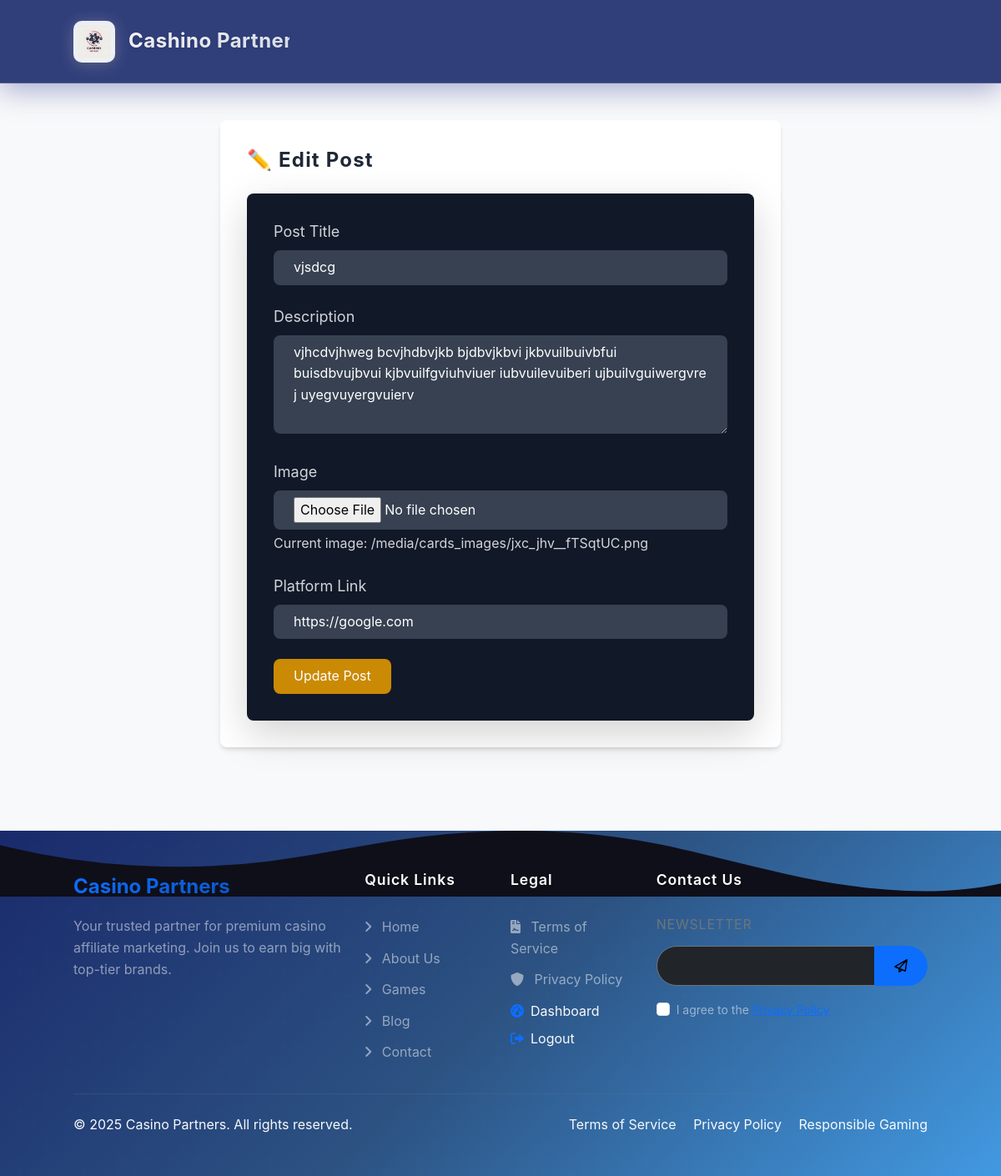
/post/7c4cb56eaa6e4df3a24744a76ba91258/edit/ (signed in), run on the app's committed database.
### Core/models.py (models this page shows, shortened)
class GameCards(models.Model):
    id = models.UUIDField(primary_key=True, default=uuid.uuid4, editable=False)
    created_at = models.DateTimeField(auto_now_add=True, db_index=True)
    updated_at = models.DateTimeField(auto_now=True)
    active = models.BooleanField(default=False, db_index=True)
    image = models.ImageField(upload_to='cards_images', blank=False)
    title = models.CharField(max_length=20, blank=False, db_index=True)
    description = models.CharField(max_length=200, blank=True)
    redirect_link = models.URLField(max_length=200, blank=True)
    created_by = models.ForeignKey(User, on_delete=models.SET_NULL, null=True, related_name='created_cards', db_index=True)
    approved_by = models.ForeignKey(User, on_delete=models.SET_NULL, null=True, related_name='approved_cards', db_index=True)
    approved_at = models.DateTimeField(null=True, blank=True, db_index=True)
    slug = models.SlugField(max_length=50, unique=True, blank=True)
    class Meta:
        permissions = [
            ('can_approve_card', 'Can approve game cards'),
            ('can_manage_cards', 'Can manage game cards'),
            ('can_view_card_stats', 'Can view card statistics'),
        ]
        ordering = ['-created_at']
        indexes = [
            models.Index(fields=['active', 'approved_at']),
            models.Index(fields=['created_by', 'created_at']),
            models.Index(fields=['approved_by', 'approved_at']),
        ]
        verbose_name = "Game Card"
        verbose_name_plural = "Game Cards"

### Core/views.py (the view)
    @login_required(login_url="/admin/login/")
    def _wrapped_view(request, *args, **kwargs):
        if request.user.is_superuser or request.user.is_staff:
            return view_func(request, *args, **kwargs)
        raise PermissionDenied

### Core/forms.py
class PostForm(forms.ModelForm):
    class Meta:
        model = GameCards
        fields = ['title', 'image', 'description', 'redirect_link']

### Core/views.py (called while the page is built)
def superuser_or_staff_required(view_func):
    @login_required(login_url="/admin/login/")
    def _wrapped_view(request, *args, **kwargs):
        if request.user.is_superuser or request.user.is_staff:
            return view_func(request, *args, **kwargs)
        raise PermissionDenied
    return _wrapped_view

@superuser_or_staff_required
def edit_post(request, pk):
    post = get_object_or_404(GameCards, pk=pk)
    form = PostForm(request.POST or None, request.FILES or None, instance=post)
    if request.method == 'POST':
        if form.is_valid():
            form.save()
            messages.success(request, 'Post updated successfully.')
            return redirect('posts')  # Adjust this to your actual post list view name
    return render(request, 'edit_post.html', {'form': form, 'post': post})

### casino/views.py (called while the page is built, shortened)
    def __call__(self, request):
        response = self.get_response(request)
        return response

### templates/edit_post.html (shortened to what this page needs)
{% extends 'base.html' %}
{% block content %}
<script src="https://cdn.tailwindcss.com"></script>
<div class="flex justify-center mt-10">
  <div class="w-full max-w-2xl bg-white shadow-md rounded-lg p-8">
    <h2 class="text-2xl font-bold text-gray-800 mb-6">✏️ Edit Post</h2>
    <form method="POST" enctype="multipart/form-data" class="bg-gray-900 p-8 rounded-lg shadow-lg">
      <div class="mb-4">
        <label for="title" class="text-gray-300 text-lg">Post Title</label>
        <input
          type="text"
          id="title"
          name="title"
          class="mt-2 w-full px-4 py-2 bg-gray-700 text-white rounded-lg"
          value="{{ post.title }}"
          required
        />
      </div>
      <div class="mb-4">
        <label for="description" class="text-gray-300 text-lg">Description</label>
        <textarea
          id="description"
          name="description"
          rows="4"
          class="mt-2 w-full px-4 py-2 bg-gray-700 text-white rounded-lg"
          required
        >{{ post.description }}</textarea>
      </div>
      <div class="mb-4">
        <label for="image" class="text-gray-300 text-lg">Image</label>
        <input
          type="file"
          id="image"
          name="image"
          class="mt-2 w-full px-4 py-2 bg-gray-700 text-white rounded-lg"
        />
        {% if post.image %}
          <p class="text-gray-300 mt-1">Current image: {{ post.image.url }}</p>
        {% endif %}
      </div>
      <div class="mb-4">
        <label for="redirect_link" class="text-gray-300 text-lg">Platform Link</label>
        <input
          type="url"
          id="redirect_link"
          name="redirect_link"
          class="mt-2 w-full px-4 py-2 bg-gray-700 text-white rounded-lg"
          value="{{ post.redirect_link }}"
          required
        />
      </div>
      <button
        type="submit"
        class="bg-yellow-600 text-white py-2 px-4 rounded-lg hover:bg-yellow-700 transition"
      >
        Update Post
      </button>
    </form>
  </div>
</div>
{% endblock %}

### static/css/style.css (style rules this page uses)
html { scroll-behavior: smooth; }
body { font-family: var(--font-family); background-color: var(--background-dark); color: var(--text-light); line-height: var(--line-height-normal); min-height: 100vh; display: flex; flex-direction: column; }
h1, h2, h3, h4, h5, h6 { font-family: var(--font-family-heading); color: var(--text-light); font-weight: var(--font-weight-bold); letter-spacing: 0.05em; margin-bottom: var(--spacing-lg); }
h2 { font-size: var(--font-size-3xl); }
p { margin-bottom: var(--spacing-md); }
.mt-1 { margin-top: var(--spacing-xs); }
.mt-2 { margin-top: var(--spacing-sm); }
.mb-4 { margin-bottom: var(--spacing-lg); }
.rounded-lg { border-radius: var(--border-radius-lg); }
.shadow-md { box-shadow: var(--shadow-md); }
.shadow-lg { box-shadow: var(--shadow-lg); }

### templates/header.html (style rules this page uses)
html { scroll-behavior: smooth; }

### templates/includes/footer.html (style rules this page uses)
:root { --primary-color: #4299e1; --secondary-color: #1a2a6c; --dark-color: #0f0f1a; --light-color: #f8f9fa; --text-muted: #adb5bd; }

### templates/base.html (style rules this page uses)
:root { --primary-color: #0d6efd; --secondary-color: #6c757d; --success-color: #198754; --info-color: #0dcaf0; --warning-color: #ffc107; --danger-color: #dc3545; --light-color: #f8f9fa; --dark-color: #212529; --white-color: #ffffff; --text-dark: #212529; --text-light: #6c757d; --background-light: #f8f9fa; --background-white: #ffffff; --border-color: #dee2e6; --gradient-primary: linear-gradient(135deg, #0d6efd 0%, #0a58ca 100%); --gradient-secondary: linear-gradient(135deg, #6c757d 0%, #495057 100%); --shadow-sm: 0 2px 4px rgba(0,0,0,0.05); --shadow-md: 0 4px 6px rgba(0,0,0,0.1); --shadow-lg: 0 10px 15px rgba(0,0,0,0.1); --border-radius-sm: 4px; --border-radius-md: 8px; --border-radius-lg: 16px; --transition-fast: 0.2s ease; --transition-normal: 0.3s ease; --transition-slow: 0.5s ease; --navbar-height: 80px; }
body { font-family: 'Inter', -apple-system, BlinkMacSystemFont, 'Segoe UI', Roboto, Oxygen, Ubuntu, Cantarell, 'Open Sans', 'Helvetica Neue', sans-serif; color: var(--text-dark); background-color: var(--background-light); line-height: 1.6; overflow-x: hidden; padding-top: var(--navbar-height); }

### data on the page
GameCards: title "vjsdcg", description "vjhcdvjhweg bcvjhdbvjkb bjdbvjkbvi jkbvuilbuivbfui buisdbvujbvui kjbvuilfgviuhviuer iubvuilevuiberi ujbuilvguiwergvre j uyegvuyergvuierv", image "/media/cards_images/jxc_jhv__fTSqtUC.png", redirect_link "https://google.com"
